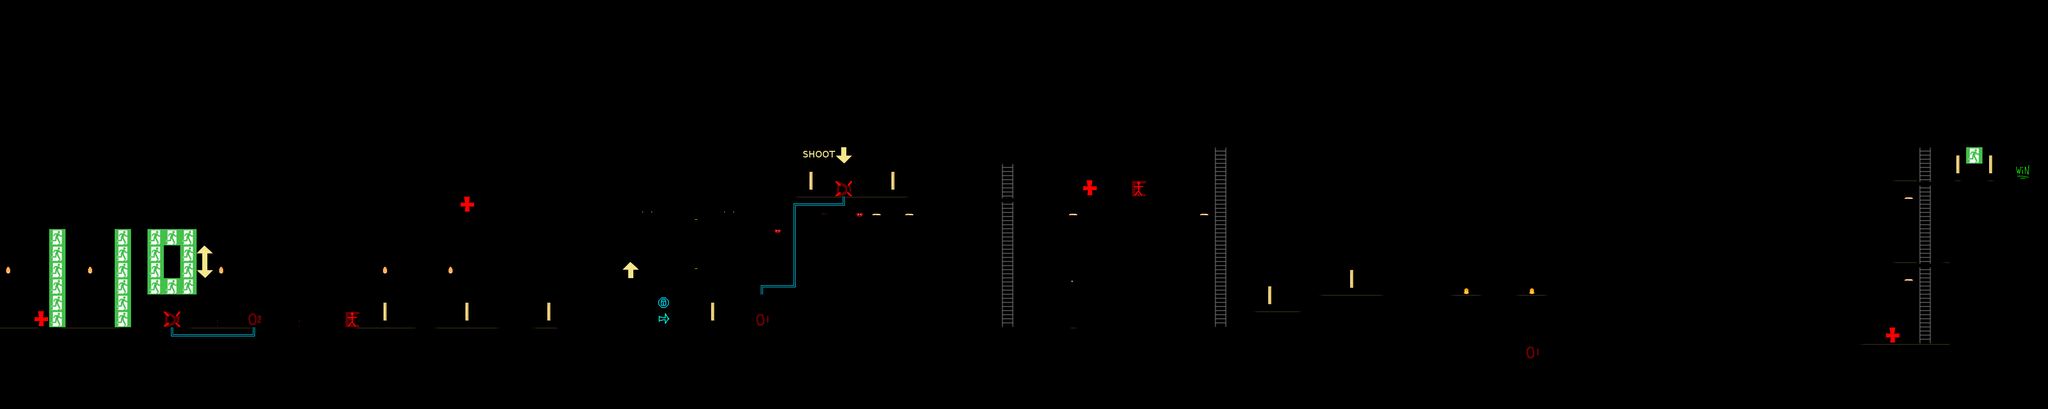

This is a level from a 2D game, rendered from its Tiled map with the project's own tilesets. A one-line summary and the map file follow, with tile-layer data summarised:
An orthogonal 125x25 tile map with 32x32 px tiles, 5 tile layers (behind, collision, declayer, miscLayer, ...).

<map version="1.0" orientation="orthogonal" width="125" height="25" tilewidth="32" tileheight="32">
 <tileset firstgid="1" name="tilemapnew1" tilewidth="32" tileheight="32">
  <image source="../tilemapnew1.png" trans="fe00fe" width="1024" height="1024" />
  <tile id="29">
   <properties>
    <property name="enemyspawn" value="drone" />
   </properties>
  </tile>
  <tile id="30">
   <properties>
    <property name="enemyspawn" value="paratrooper" />
   </properties>
  </tile>
  <tile id="31">
   <properties>
    <property name="enemyspawn" value="footsoldier" />
   </properties>
  </tile>
  <tile id="52">
   <properties>
    <property name="solid" value="solid" />
   </properties>
  </tile>
  <tile id="54">
   <properties>
    <property name="solid" value="solid" />
   </properties>
  </tile>
  <tile id="63">
   <properties>
    <property name="destroyable" value="1" />
   </properties>
  </tile>
  <tile id="64">
   <properties>
    <property name="solid" value="solid" />
   </properties>
  </tile>
  <tile id="87">
   <properties>
    <property name="solid" value="solid" />
   </properties>
  </tile>
  <tile id="94">
   <properties>
    <property name="item" value="health" />
   </properties>
  </tile>
  <tile id="95">
   <properties>
    <property name="door" value="1" />
   </properties>
  </tile>
  <tile id="126">
   <properties>
    <property name="playerstart" value="" />
   </properties>
  </tile>
  <tile id="127">
   <properties>
    <property name="destroyable" value="2" />
   </properties>
  </tile>
  <tile id="134">
   <properties>
    <property name="solid" value="" />
   </properties>
  </tile>
  <tile id="159">
   <properties>
    <property name="door" value="2" />
   </properties>
  </tile>
  <tile id="169">
   <properties>
    <property name="platform" value="" />
   </properties>
  </tile>
  <tile id="170">
   <properties>
    <property name="solid" value="" />
   </properties>
  </tile>
  <tile id="173">
   <properties>
    <property name="platform" value="platform" />
   </properties>
  </tile>
  <tile id="174">
   <properties>
    <property name="platform" value="platform" />
   </properties>
  </tile>
  <tile id="175">
   <properties>
    <property name="platform" value="platform" />
   </properties>
  </tile>
  <tile id="176">
   <properties>
    <property name="platform" value="platform" />
   </properties>
  </tile>
  <tile id="177">
   <properties>
    <property name="platform" value="platform" />
   </properties>
  </tile>
  <tile id="178">
   <properties>
    <property name="platform" value="" />
   </properties>
  </tile>
  <tile id="191">
   <properties>
    <property name="levelcomplete" value="" />
   </properties>
  </tile>
  <tile id="222">
   <properties>
    <property name="item" value="uzi" />
   </properties>
  </tile>
  <tile id="256">
   <properties>
    <property name="solid" value="solid" />
   </properties>
  </tile>
  <tile id="257">
   <properties>
    <property name="solid" value="solid" />
   </properties>
  </tile>
  <tile id="258">
   <properties>
    <property name="solid" value="solid" />
   </properties>
  </tile>
  <tile id="264">
   <properties>
    <property name="solid" value="solid" />
   </properties>
  </tile>
  <tile id="265">
   <properties>
    <property name="solid" value="" />
   </properties>
  </tile>
  <tile id="266">
   <properties>
    <property name="solid" value="" />
   </properties>
  </tile>
  <tile id="267">
   <properties>
    <property name="solid" value="" />
   </properties>
  </tile>
  <tile id="268">
   <properties>
    <property name="solid" value="" />
   </properties>
  </tile>
  <tile id="269">
   <properties>
    <property name="solid" value="" />
   </properties>
  </tile>
  <tile id="270">
   <properties>
    <property name="solid" value="" />
   </properties>
  </tile>
  <tile id="307">
   <properties>
    <property name="ladder" value="ladder" />
   </properties>
  </tile>
  <tile id="339">
   <properties>
    <property name="ladder" value="" />
    <property name="platform" value="" />
   </properties>
  </tile>
 </tileset>
 <layer name="behind" width="125" height="25">
  <data>[3125 cells, 24 non-empty, 2 distinct tile ids]</data>
 </layer>
 <layer name="collision" width="125" height="25">
  <data>[3125 cells, 591 non-empty, 65 distinct tile ids]</data>
 </layer>
 <layer name="declayer" width="125" height="25">
  <data>[3125 cells, 32 non-empty, 12 distinct tile ids]</data>
 </layer>
 <layer name="miscLayer" width="125" height="25">
  <data>[3125 cells, 26 non-empty, 16 distinct tile ids]</data>
 </layer>
 <layer name="top" width="125" height="25">
  <data>[3125 cells, 4 non-empty, 4 distinct tile ids]</data>
 </layer>
</map>